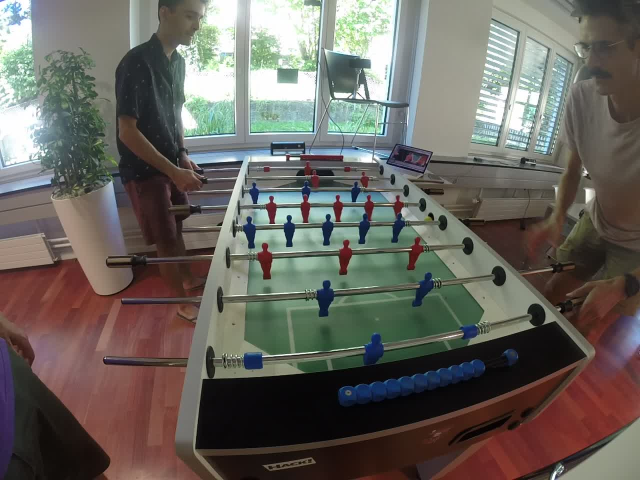
#> input picture raw/images/Lad/GOPRO-LAD-TAKE1-007.jpeg, 1280 x 960 px, given in place of mixed.mp4, which was not available (shown at 1/2 size)
$ python threshold.py
#> lines starting #> are read from the running program, lines starting #| are printed output that depends on the picture; after the words box and inside, x2 and y2 are one past the last pixel; in counts of white or black regions, pixels touching at a corner belong together; pictures that were not available may be replaced by others from this repository, and a replacement may not be noted
import cv2
import numpy as np

def nothing(x):
    pass

# Load image
# stream = cv2.VideoCapture(1)
stream = cv2.VideoCapture('C:\\Users\\jomo\\OneDrive\\Enhanced Foosball\\mixed.mp4')

# Create a window
cv2.namedWindow('image')
cv2.namedWindow('image', cv2.WND_PROP_FULLSCREEN)
# cv2.resizeWindow('image', 700,700)
cv2.setWindowProperty('image', cv2.WND_PROP_FULLSCREEN, cv2.WINDOW_FULLSCREEN)

# Create trackbars for color change
# Hue is from 0-179 for Opencv
cv2.createTrackbar('HMin', 'image', 0, 179, nothing)
#> slider 'HMin' is set to 35
cv2.createTrackbar('SMin', 'image', 0, 255, nothing)
#> slider 'SMin' is set to 51
cv2.createTrackbar('VMin', 'image', 0, 255, nothing)
#> slider 'VMin' is set to 51
cv2.createTrackbar('HMax', 'image', 0, 179, nothing)
#> slider 'HMax' is set to 179
cv2.createTrackbar('SMax', 'image', 0, 255, nothing)
#> slider 'SMax' is set to 255
cv2.createTrackbar('VMax', 'image', 0, 255, nothing)
#> slider 'VMax' is set to 255

# Set default value for Max HSV trackbars
cv2.setTrackbarPos('HMax', 'image', 179)
cv2.setTrackbarPos('SMax', 'image', 255)
cv2.setTrackbarPos('VMax', 'image', 255)

# Initialize HSV min/max values
hMin = sMin = vMin = hMax = sMax = vMax = 0
phMin = psMin = pvMin = phMax = psMax = pvMax = 0

while(1):
    _, image = stream.read()
#> image is the input picture: shape (960, 1280, 3); mean B, G, R 94.2, 100.4, 104.2

    # Get current positions of all trackbars
    hMin = cv2.getTrackbarPos('HMin', 'image')
    sMin = cv2.getTrackbarPos('SMin', 'image')
    vMin = cv2.getTrackbarPos('VMin', 'image')
    hMax = cv2.getTrackbarPos('HMax', 'image')
    sMax = cv2.getTrackbarPos('SMax', 'image')
    vMax = cv2.getTrackbarPos('VMax', 'image')

    # Set minimum and maximum HSV values to display
    lower = np.array([hMin, sMin, vMin])
    upper = np.array([hMax, sMax, vMax])

    # Convert to HSV format and color threshold
    hsv = cv2.cvtColor(image, cv2.COLOR_BGR2HSV)
#> hsv: shape (960, 1280, 3); mean H, S, V 52.7, 66.1, 113
    mask = cv2.inRange(hsv, lower, upper)
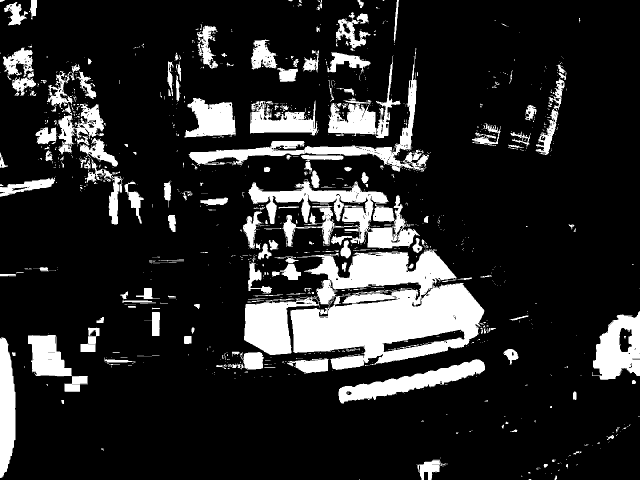
#> mask: shape (960, 1280) (shown at 1/2 size); 16.1% white; 1322 white regions (1117 under 20 px), largest, box (x1, y1, x2, y2) and area: (581, 498, 969, 740) 56140, (496, 361, 840, 497) 17061, (377, 96, 858, 344) 11442
    result = cv2.bitwise_and(image, image, mask=mask)
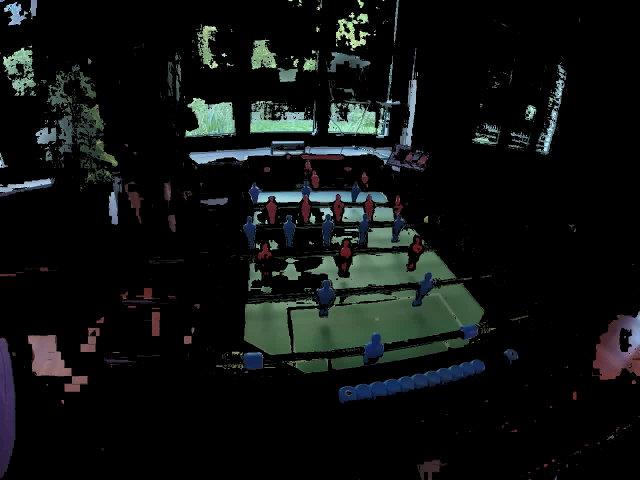
#> result: shape (960, 1280, 3) (shown at 1/2 size); mean B, G, R 16.4, 17.2, 14.2

    # Print if there is a change in HSV value
    if((phMin != hMin) | (psMin != sMin) | (pvMin != vMin) | (phMax != hMax) | (psMax != sMax) | (pvMax != vMax) ):
        print("(hMin = %d , sMin = %d, vMin = %d), (hMax = %d , sMax = %d, vMax = %d)" % (hMin , sMin , vMin, hMax, sMax , vMax))
        phMin = hMin
        psMin = sMin
        pvMin = vMin
        phMax = hMax
        psMax = sMax
        pvMax = vMax

    # Display result image
    cv2.imshow('image', result)
    if cv2.waitKey(10) & 0xFF == ord('q'):
#> (key q is pressed here)
        break

cv2.destroyAllWindows()

$ run again, on raw/images/Lad/GOPRO-LAD-TAKE1-010.jpeg
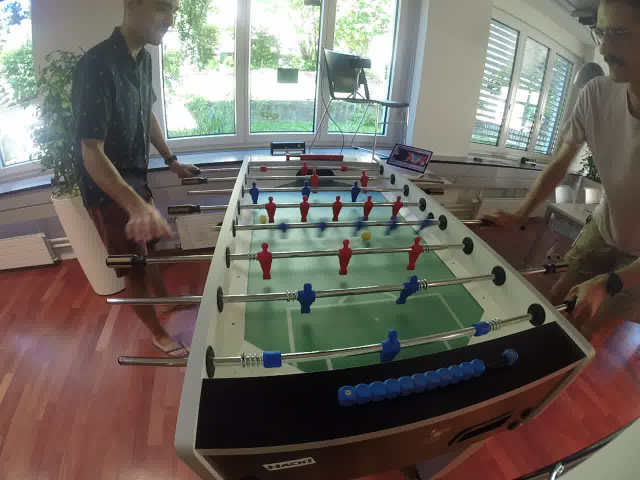
#> input picture raw/images/Lad/GOPRO-LAD-TAKE1-010.jpeg, 1280 x 960 px, given in place of mixed.mp4, which was not available (shown at 1/2 size)
#> image is the input picture: shape (960, 1280, 3); mean B, G, R 97.3, 104.6, 110
#> hsv: shape (960, 1280, 3); mean H, S, V 51.6, 66.6, 118.3
#> `mask = cv2.inRange(hsv, lower, upper)`:
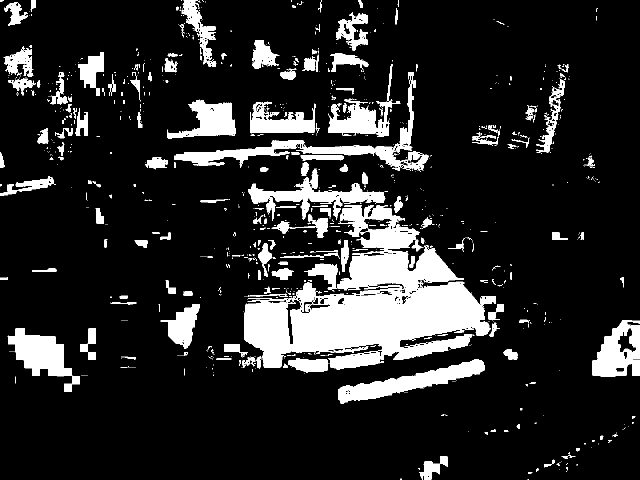
#> mask: shape (960, 1280) (shown at 1/2 size); 14.8% white; 1147 white regions (927 under 20 px), largest, box (x1, y1, x2, y2) and area: (488, 491, 992, 739) 66377, (348, 144, 857, 341) 10524, (676, 719, 970, 808) 8575
#> `result = cv2.bitwise_and(image, image, mask=mask)`:
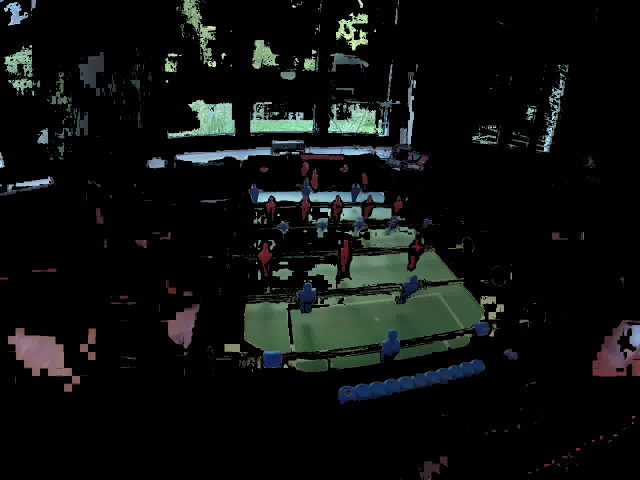
#> result: shape (960, 1280, 3) (shown at 1/2 size); mean B, G, R 14.9, 16.2, 13.5
